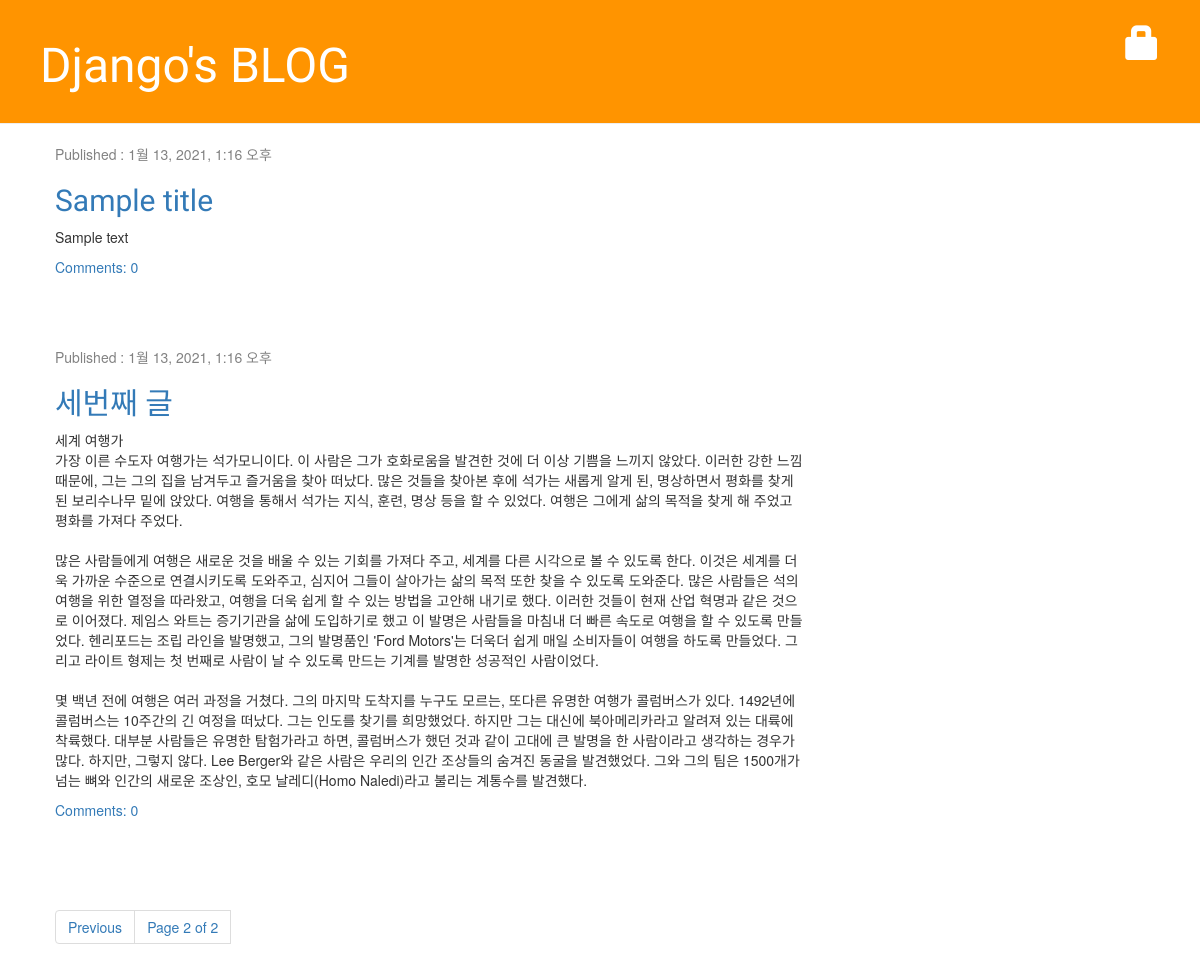
/?page=2, run on an earlier commit of the app's database.
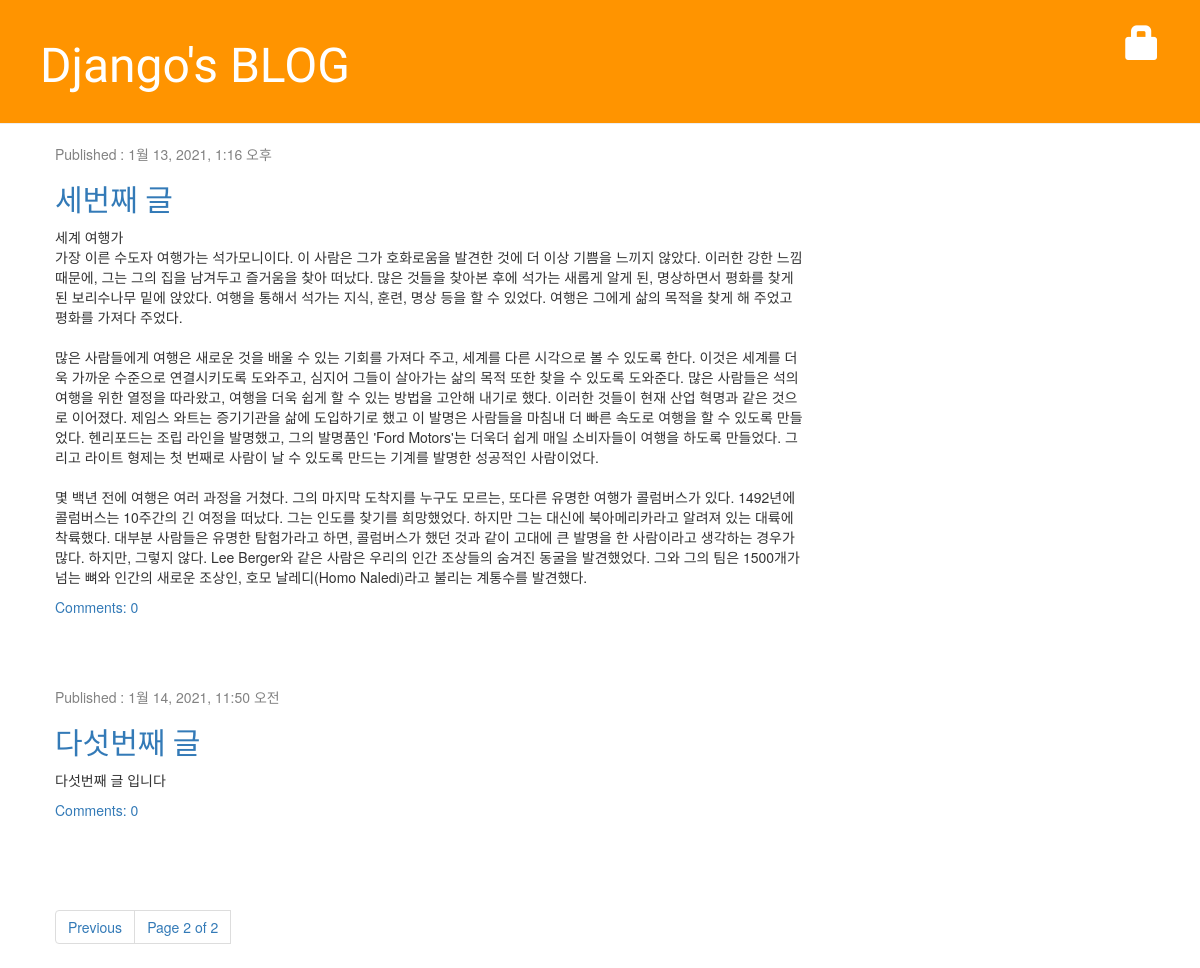
And on a later commit of the database.
### blog/models.py (models this page shows, shortened)
class Post(models.Model):
    author = models.ForeignKey('auth.User', on_delete=models.CASCADE)
    title = models.CharField(max_length=200, validators=[min_length_3_validator])
    text = models.TextField()
    created_date = models.DateTimeField(default=timezone.now)
    published_date = models.DateTimeField(blank=True, null=True)
    def approved_comments(self):
        return self.comments.filter(approved_comment=True)

### blog/views.py (the view)
# urls.py: path('', views.post_list, name='post_list'),
def post_list(request):
    post_list = Post.objects.filter(published_date__lte=timezone.now()).order_by('published_date')
    paginator = Paginator(post_list, 2)
    page_no = request.GET.get('page')
    try:
        posts = paginator.page(page_no)
    except PageNotAnInteger:
        posts = paginator.page(1)
    except EmptyPage:
        posts = paginator.page(paginator.num_pages)
    return render(request, 'blog/post_list.html', {'posts': posts})

### blog/templates/blog/post_list.html
{% extends 'blog/base.html' %}
{% block content %}
    {% for post in posts %}
        <div class="post">
            <div class="date">
                <p>Published : {{post.published_date}}</p>
            </div>
            <h2><a href="{% url 'post_detail' pk=post.pk %}">{{post.title}}</a></h2>
            <p>{{post.text|linebreaksbr}}</p>
            <a href="{% url 'post_detail' pk=post.pk %}">Comments: {{post.approved_comments.count}}</a>
        </div>
    {% endfor %}
    {% include 'blog/post_pagination.html' with page=posts %}
{% endblock %}

What changed in the data, as far as the page shows it:
removed Post: published_date "1월 13, 2021, 1:16 오후", title "Sample title", text "Sample text", approved_comments.count "0"
added Post: published_date "1월 14, 2021, 11:50 오전", title "다섯번째 글", text "다섯번째 글 입니다", approved_comments.count "0"
